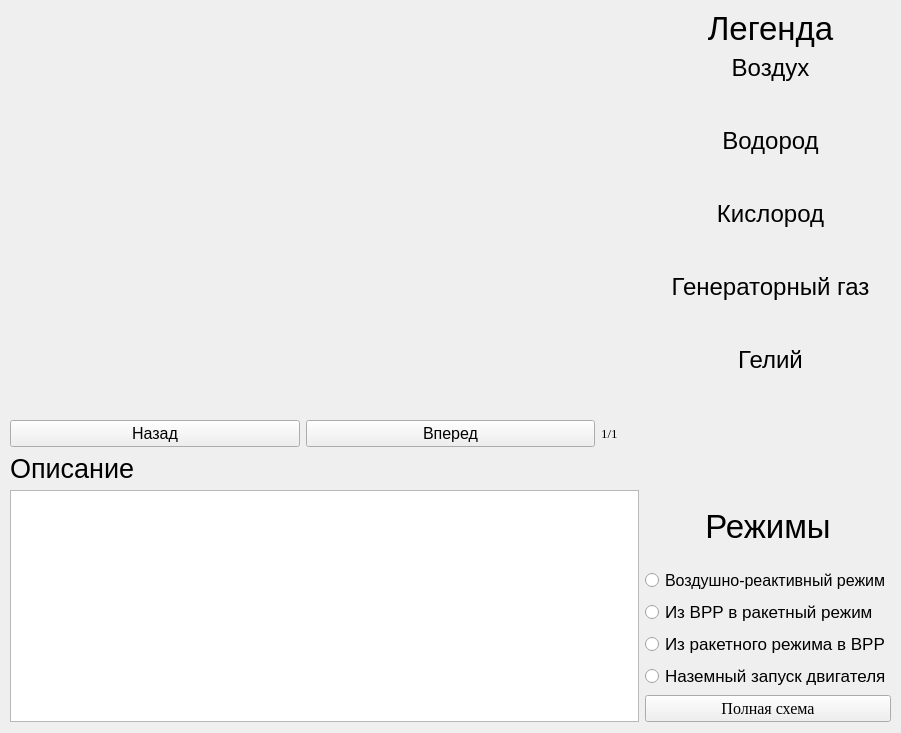
<?xml version="1.0" encoding="UTF-8"?>
<ui version="4.0">
 <class>MainWindow</class>
 <widget class="QMainWindow" name="MainWindow">
  <property name="geometry">
   <rect>
    <x>0</x>
    <y>0</y>
    <width>901</width>
    <height>733</height>
   </rect>
  </property>
  <property name="minimumSize">
   <size>
    <width>901</width>
    <height>733</height>
   </size>
  </property>
  <property name="maximumSize">
   <size>
    <width>901</width>
    <height>733</height>
   </size>
  </property>
  <property name="font">
   <font>
    <family>Times New Roman</family>
    <pointsize>16</pointsize>
   </font>
  </property>
  <property name="windowTitle">
   <string>MainWindow</string>
  </property>
  <widget class="QWidget" name="centralwidget">
   <widget class="QLabel" name="label_image_outlines">
    <property name="enabled">
     <bool>true</bool>
    </property>
    <property name="geometry">
     <rect>
      <x>10</x>
      <y>10</y>
      <width>631</width>
      <height>411</height>
     </rect>
    </property>
    <property name="text">
     <string/>
    </property>
    <property name="pixmap">
     <pixmap resource="res.qrc">:/new/prefix1/images/full/outlines.png</pixmap>
    </property>
    <property name="scaledContents">
     <bool>true</bool>
    </property>
    <property name="alignment">
     <set>Qt::AlignCenter</set>
    </property>
    <property name="openExternalLinks">
     <bool>false</bool>
    </property>
   </widget>
   <widget class="QLabel" name="label_image_full_description">
    <property name="enabled">
     <bool>true</bool>
    </property>
    <property name="geometry">
     <rect>
      <x>10</x>
      <y>10</y>
      <width>631</width>
      <height>411</height>
     </rect>
    </property>
    <property name="text">
     <string/>
    </property>
    <property name="pixmap">
     <pixmap resource="res.qrc">:/new/prefix1/images/full/full_description.png</pixmap>
    </property>
    <property name="scaledContents">
     <bool>true</bool>
    </property>
    <property name="alignment">
     <set>Qt::AlignCenter</set>
    </property>
    <property name="openExternalLinks">
     <bool>false</bool>
    </property>
   </widget>
   <widget class="QWidget" name="verticalLayoutWidget_2">
    <property name="geometry">
     <rect>
      <x>10</x>
      <y>420</y>
      <width>881</width>
      <height>302</height>
     </rect>
    </property>
    <layout class="QVBoxLayout" name="verticalLayout_2">
     <item>
      <layout class="QHBoxLayout" name="horizontalLayout_2">
       <item>
        <widget class="QPushButton" name="pushButton_backward">
         <property name="font">
          <font>
           <family>Segoe UI</family>
           <pointsize>12</pointsize>
          </font>
         </property>
         <property name="text">
          <string>Назад</string>
         </property>
        </widget>
       </item>
       <item>
        <widget class="QPushButton" name="pushButton_forward">
         <property name="font">
          <font>
           <family>Segoe UI</family>
           <pointsize>12</pointsize>
          </font>
         </property>
         <property name="text">
          <string>Вперед</string>
         </property>
        </widget>
       </item>
       <item>
        <widget class="QLabel" name="label_text_counter">
         <property name="font">
          <font>
           <family>Times New Roman</family>
           <pointsize>10</pointsize>
          </font>
         </property>
         <property name="text">
          <string>1/1</string>
         </property>
        </widget>
       </item>
      </layout>
     </item>
     <item>
      <widget class="QLabel" name="label_legend_title_description">
       <property name="font">
        <font>
         <family>Segoe UI</family>
         <pointsize>20</pointsize>
        </font>
       </property>
       <property name="text">
        <string>Описание </string>
       </property>
       <property name="alignment">
        <set>Qt::AlignLeading|Qt::AlignLeft|Qt::AlignVCenter</set>
       </property>
      </widget>
     </item>
     <item>
      <layout class="QHBoxLayout" name="horizontalLayout">
       <item>
        <widget class="QTextBrowser" name="textBrowser_description"/>
       </item>
       <item>
        <layout class="QVBoxLayout" name="verticalLayout">
         <item>
          <widget class="QLabel" name="label_legend_title_modes">
           <property name="font">
            <font>
             <family>Segoe UI</family>
             <pointsize>25</pointsize>
            </font>
           </property>
           <property name="text">
            <string>Режимы</string>
           </property>
           <property name="alignment">
            <set>Qt::AlignCenter</set>
           </property>
          </widget>
         </item>
         <item>
          <layout class="QHBoxLayout" name="horizontalLayout_3"/>
         </item>
         <item>
          <widget class="QRadioButton" name="radioButton_ARM">
           <property name="font">
            <font>
             <family>Segoe UI</family>
             <pointsize>12</pointsize>
            </font>
           </property>
           <property name="text">
            <string>Воздушно-реактивный режим</string>
           </property>
           <property name="autoExclusive">
            <bool>false</bool>
           </property>
          </widget>
         </item>
         <item>
          <widget class="QRadioButton" name="radioButton_ARMtoRM">
           <property name="font">
            <font>
             <family>Segoe UI</family>
             <pointsize>13</pointsize>
            </font>
           </property>
           <property name="text">
            <string>Из ВРР в ракетный режим</string>
           </property>
           <property name="autoExclusive">
            <bool>false</bool>
           </property>
          </widget>
         </item>
         <item>
          <widget class="QRadioButton" name="radioButton_RMtoARM">
           <property name="font">
            <font>
             <family>Segoe UI</family>
             <pointsize>13</pointsize>
            </font>
           </property>
           <property name="text">
            <string>Из ракетного режима в ВРР</string>
           </property>
           <property name="autoExclusive">
            <bool>false</bool>
           </property>
          </widget>
         </item>
         <item>
          <widget class="QRadioButton" name="radioButton_ground_launch">
           <property name="font">
            <font>
             <family>Segoe UI</family>
             <pointsize>13</pointsize>
            </font>
           </property>
           <property name="text">
            <string>Наземный запуск двигателя</string>
           </property>
           <property name="autoExclusive">
            <bool>false</bool>
           </property>
          </widget>
         </item>
         <item>
          <widget class="QPushButton" name="pushButton_full_scheme">
           <property name="font">
            <font>
             <family>Times New Roman</family>
             <pointsize>12</pointsize>
            </font>
           </property>
           <property name="text">
            <string>Полная схема</string>
           </property>
          </widget>
         </item>
        </layout>
       </item>
      </layout>
     </item>
    </layout>
   </widget>
   <widget class="QWidget" name="verticalLayoutWidget_3">
    <property name="geometry">
     <rect>
      <x>650</x>
      <y>10</y>
      <width>241</width>
      <height>401</height>
     </rect>
    </property>
    <layout class="QVBoxLayout" name="verticalLayout_3">
     <item>
      <widget class="QLabel" name="label_legend_title">
       <property name="font">
        <font>
         <family>Segoe UI</family>
         <pointsize>25</pointsize>
        </font>
       </property>
       <property name="text">
        <string>Легенда</string>
       </property>
       <property name="alignment">
        <set>Qt::AlignCenter</set>
       </property>
      </widget>
     </item>
     <item>
      <widget class="QLabel" name="label_legend_text_air">
       <property name="font">
        <font>
         <family>Segoe UI</family>
         <pointsize>18</pointsize>
        </font>
       </property>
       <property name="text">
        <string>Воздух</string>
       </property>
       <property name="alignment">
        <set>Qt::AlignCenter</set>
       </property>
      </widget>
     </item>
     <item>
      <widget class="QLabel" name="label_legend_image_air">
       <property name="font">
        <font>
         <family>Times New Roman</family>
         <pointsize>12</pointsize>
        </font>
       </property>
       <property name="text">
        <string/>
       </property>
       <property name="pixmap">
        <pixmap resource="res.qrc">:/new/prefix1/images/legend_components/air.png</pixmap>
       </property>
       <property name="scaledContents">
        <bool>true</bool>
       </property>
       <property name="alignment">
        <set>Qt::AlignCenter</set>
       </property>
      </widget>
     </item>
     <item>
      <widget class="QLabel" name="label_legend_text_hydrogen">
       <property name="font">
        <font>
         <family>Segoe UI</family>
         <pointsize>18</pointsize>
        </font>
       </property>
       <property name="text">
        <string>Водород</string>
       </property>
       <property name="alignment">
        <set>Qt::AlignCenter</set>
       </property>
      </widget>
     </item>
     <item>
      <widget class="QLabel" name="label_legend_image_hydrogen">
       <property name="font">
        <font>
         <family>Times New Roman</family>
         <pointsize>12</pointsize>
        </font>
       </property>
       <property name="text">
        <string/>
       </property>
       <property name="pixmap">
        <pixmap resource="res.qrc">:/new/prefix1/images/legend_components/hydrogen.png</pixmap>
       </property>
       <property name="scaledContents">
        <bool>true</bool>
       </property>
       <property name="alignment">
        <set>Qt::AlignCenter</set>
       </property>
      </widget>
     </item>
     <item>
      <widget class="QLabel" name="label_legend_text_oxygen">
       <property name="font">
        <font>
         <family>Segoe UI</family>
         <pointsize>18</pointsize>
        </font>
       </property>
       <property name="text">
        <string>Кислород</string>
       </property>
       <property name="alignment">
        <set>Qt::AlignCenter</set>
       </property>
      </widget>
     </item>
     <item>
      <widget class="QLabel" name="label_legend_image_oxygen">
       <property name="font">
        <font>
         <family>Times New Roman</family>
         <pointsize>12</pointsize>
        </font>
       </property>
       <property name="text">
        <string/>
       </property>
       <property name="pixmap">
        <pixmap resource="res.qrc">:/new/prefix1/images/legend_components/oxygen.png</pixmap>
       </property>
       <property name="scaledContents">
        <bool>true</bool>
       </property>
       <property name="alignment">
        <set>Qt::AlignCenter</set>
       </property>
      </widget>
     </item>
     <item>
      <widget class="QLabel" name="label_legend_text_gen_gas">
       <property name="font">
        <font>
         <family>Segoe UI</family>
         <pointsize>18</pointsize>
        </font>
       </property>
       <property name="text">
        <string>Генераторный газ</string>
       </property>
       <property name="alignment">
        <set>Qt::AlignCenter</set>
       </property>
      </widget>
     </item>
     <item>
      <widget class="QLabel" name="label_legend_image_gen_gas">
       <property name="font">
        <font>
         <family>Times New Roman</family>
         <pointsize>12</pointsize>
        </font>
       </property>
       <property name="text">
        <string/>
       </property>
       <property name="pixmap">
        <pixmap resource="res.qrc">:/new/prefix1/images/legend_components/generator_gas.png</pixmap>
       </property>
       <property name="scaledContents">
        <bool>true</bool>
       </property>
       <property name="alignment">
        <set>Qt::AlignCenter</set>
       </property>
      </widget>
     </item>
     <item>
      <widget class="QLabel" name="label_legend_text_helium">
       <property name="font">
        <font>
         <family>Segoe UI</family>
         <pointsize>18</pointsize>
        </font>
       </property>
       <property name="text">
        <string>Гелий</string>
       </property>
       <property name="alignment">
        <set>Qt::AlignCenter</set>
       </property>
      </widget>
     </item>
     <item>
      <widget class="QLabel" name="label_legend_image_helium">
       <property name="font">
        <font>
         <family>Times New Roman</family>
         <pointsize>12</pointsize>
        </font>
       </property>
       <property name="text">
        <string/>
       </property>
       <property name="pixmap">
        <pixmap resource="res.qrc">:/new/prefix1/images/legend_components/helium.png</pixmap>
       </property>
       <property name="scaledContents">
        <bool>true</bool>
       </property>
       <property name="alignment">
        <set>Qt::AlignCenter</set>
       </property>
      </widget>
     </item>
    </layout>
   </widget>
  </widget>
 </widget>
 <resources>
  <include location="res.qrc"/>
 </resources>
 <connections/>
</ui>
